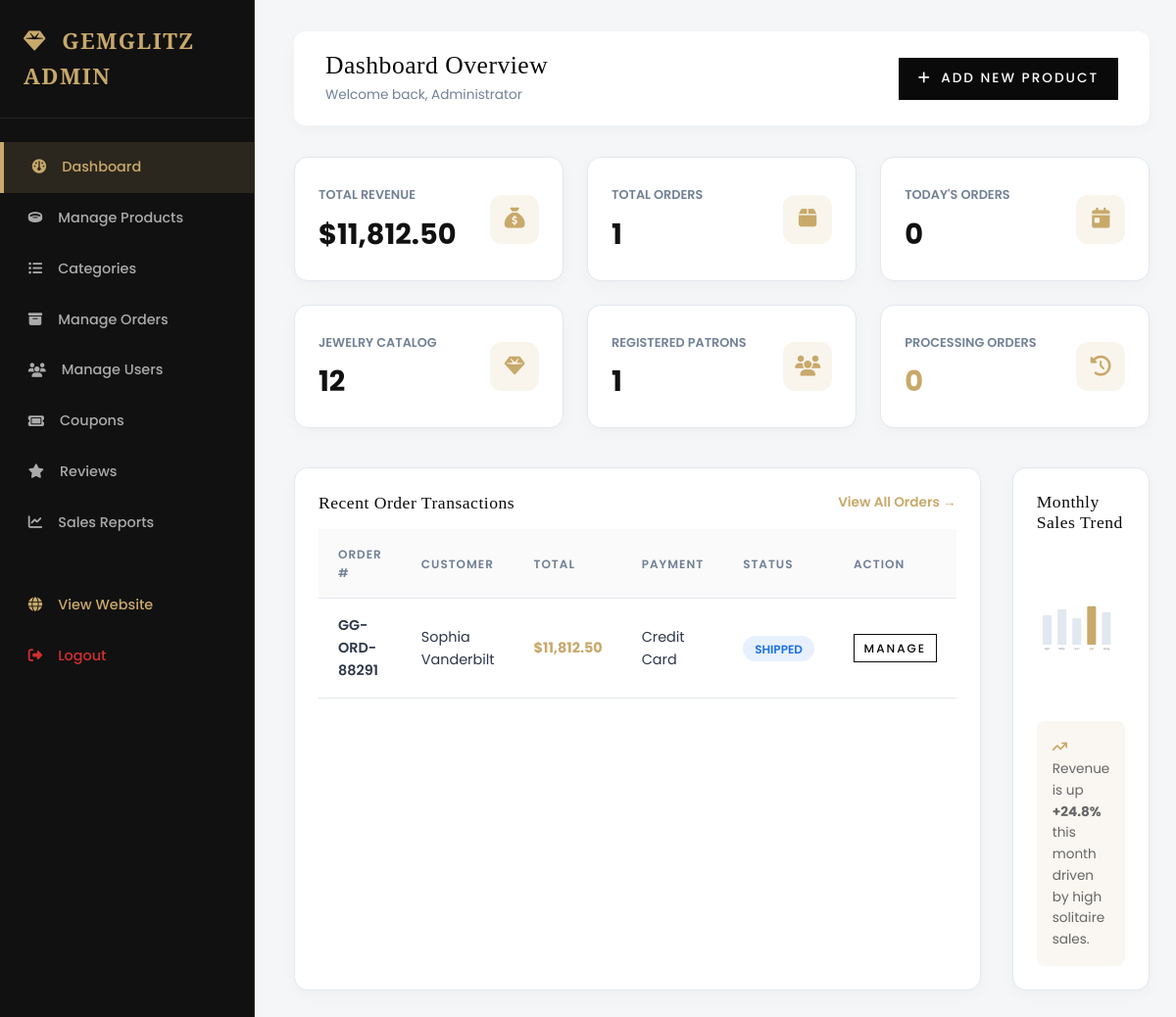
/admin/index.php (signed in), run on the app's committed database.
### tables this page shows
CREATE TABLE `orders` (
  `id` INT AUTO_INCREMENT PRIMARY KEY,
  `order_number` VARCHAR(50) UNIQUE NOT NULL,
  `user_id` INT NOT NULL,
  `total_amount` DECIMAL(10, 2) NOT NULL,
  `discount_amount` DECIMAL(10, 2) DEFAULT 0.00,
  `shipping_fee` DECIMAL(10, 2) DEFAULT 0.00,
  `tax_amount` DECIMAL(10, 2) DEFAULT 0.00,
  `grand_total` DECIMAL(10, 2) NOT NULL,
  `payment_method` VARCHAR(50) NOT NULL,
  `payment_status` ENUM('Pending', 'Paid', 'Failed', 'Refunded') DEFAULT 'Paid',
  `order_status` ENUM('Pending', 'Processing', 'Packed', 'Shipped', 'Delivered', 'Cancelled') DEFAULT 'Processing',
  `shipping_name` VARCHAR(100) NOT NULL,
  `shipping_email` VARCHAR(100) NOT NULL,
  `shipping_phone` VARCHAR(20) NOT NULL,
  `shipping_address` TEXT NOT NULL,
  `shipping_city` VARCHAR(50) NOT NULL,
  `shipping_zip` VARCHAR(20) NOT NULL,
  `notes` TEXT DEFAULT NULL,
  `created_at` DATETIME DEFAULT CURRENT_TIMESTAMP,
  FOREIGN KEY (`user_id`) REFERENCES `users`(`id`) ON DELETE CASCADE
);

CREATE TABLE `users` (
  `id` INT AUTO_INCREMENT PRIMARY KEY,
  `first_name` VARCHAR(50) NOT NULL,
  `last_name` VARCHAR(50) NOT NULL,
  `email` VARCHAR(100) UNIQUE NOT NULL,
  `password` VARCHAR(255) NOT NULL,
  `phone` VARCHAR(20) DEFAULT NULL,
  `address` TEXT DEFAULT NULL,
  `city` VARCHAR(50) DEFAULT NULL,
  `state` VARCHAR(50) DEFAULT NULL,
  `zip` VARCHAR(20) DEFAULT NULL,
  `role` ENUM('admin', 'customer') DEFAULT 'customer',
  `created_at` DATETIME DEFAULT CURRENT_TIMESTAMP
);

### includes/functions.php (called while the page is built, shortened)
<?php
function sanitize($data) {
    return htmlspecialchars(trim($data), ENT_QUOTES, 'UTF-8');
}
function format_price($amount) {
    return '$' . number_format((float)$amount, 2);
}
?>

### admin/index.php (the view, shortened to what this page needs)
<?php
require_once __DIR__ . '/../includes/admin_header.php';
require_once __DIR__ . '/../includes/admin_sidebar.php';
$total_orders = (int)$pdo->query("SELECT COUNT(*) FROM orders")->fetchColumn();
$total_revenue = (float)$pdo->query("SELECT SUM(grand_total) FROM orders WHERE payment_status = 'Paid'")->fetchColumn();
$todays_orders = (int)$pdo->query("SELECT COUNT(*) FROM orders WHERE DATE(created_at) = CURDATE()")->fetchColumn();
$total_products = (int)$pdo->query("SELECT COUNT(*) FROM products")->fetchColumn();
$total_users = (int)$pdo->query("SELECT COUNT(*) FROM users WHERE role = 'customer'")->fetchColumn();
$pending_orders = (int)$pdo->query("SELECT COUNT(*) FROM orders WHERE order_status = 'Pending' OR order_status = 'Processing'")->fetchColumn();
$recent_orders = $pdo->query("SELECT o.*, u.first_name, u.last_name FROM orders o JOIN users u ON o.user_id = u.id ORDER BY o.id DESC LIMIT 5")->fetchAll();
?>
<main class="admin-main">
  <div class="admin-header">
    <div>
      <h2 style="font-size:1.6rem; font-family:'Playfair Display', serif;">Dashboard Overview</h2>
      <span style="font-size:0.85rem; color:#718096;">Welcome back, Administrator</span>
    </div>
    <a href="products.php" class="btn btn-primary" style="padding:0.6rem 1.2rem; font-size:0.85rem;"><i class="fa-solid fa-plus"></i> Add New Product</a>
  </div>
  <div class="metrics-grid">
    <div class="metric-card">
      <div>
        <span style="font-size:0.8rem; color:#718096; text-transform:uppercase; font-weight:600;">Total Revenue</span>
        <div class="metric-val"><?php echo format_price($total_revenue); ?></div>
      </div>
      <div class="metric-icon"><i class="fa-solid fa-sack-dollar"></i></div>
    </div>
    <div class="metric-card">
      <div>
        <span style="font-size:0.8rem; color:#718096; text-transform:uppercase; font-weight:600;">Total Orders</span>
        <div class="metric-val"><?php echo $total_orders; ?></div>
      </div>
      <div class="metric-icon"><i class="fa-solid fa-box"></i></div>
    </div>
    <div class="metric-card">
      <div>
        <span style="font-size:0.8rem; color:#718096; text-transform:uppercase; font-weight:600;">Today's Orders</span>
        <div class="metric-val"><?php echo $todays_orders; ?></div>
      </div>
      <div class="metric-icon"><i class="fa-solid fa-calendar-day"></i></div>
    </div>
    <div class="metric-card">
      <div>
        <span style="font-size:0.8rem; color:#718096; text-transform:uppercase; font-weight:600;">Jewelry Catalog</span>
        <div class="metric-val"><?php echo $total_products; ?></div>
      </div>
      <div class="metric-icon"><i class="fa-solid fa-gem"></i></div>
    </div>
    <div class="metric-card">
      <div>
        <span style="font-size:0.8rem; color:#718096; text-transform:uppercase; font-weight:600;">Registered Patrons</span>
        <div class="metric-val"><?php echo $total_users; ?></div>
      </div>
      <div class="metric-icon"><i class="fa-solid fa-users"></i></div>
    </div>
    <div class="metric-card">
      <div>
        <span style="font-size:0.8rem; color:#718096; text-transform:uppercase; font-weight:600;">Processing Orders</span>
        <div class="metric-val" style="color:var(--admin-primary);"><?php echo $pending_orders; ?></div>
      </div>
      <div class="metric-icon"><i class="fa-solid fa-clock-rotate-left"></i></div>
    </div>
  </div>
  <div style="display:grid; grid-template-columns: 2fr 1fr; gap:2rem;">
    <div class="table-card">
      <div style="display:flex; justify-content:space-between; align-items:center; margin-bottom:1rem;">
        <h3 style="font-size:1.1rem; font-family:'Playfair Display', serif;">Recent Order Transactions</h3>
        <a href="orders.php" style="font-size:0.85rem; color:var(--admin-primary); font-weight:600;">View All Orders &rarr;</a>
      </div>
      <table class="data-table">
        <thead>
          <tr>
            <th>Order #</th>
            <th>Customer</th>
            <th>Total</th>
            <th>Payment</th>
            <th>Status</th>
            <th>Action</th>
          </tr>
        </thead>
        <tbody>
          <?php foreach ($recent_orders as $ro): ?>
            <tr>
              <td style="font-weight:600;"><?php echo sanitize($ro['order_number']); ?></td>
              <td><?php echo sanitize($ro['first_name'] . ' ' . $ro['last_name']); ?></td>
              <td style="font-weight:700; color:var(--admin-primary);"><?php echo format_price($ro['grand_total']); ?></td>
              <td><?php echo sanitize($ro['payment_method']); ?></td>
              <td><span class="badge-status badge-info"><?php echo sanitize($ro['order_status']); ?></span></td>
              <td><a href="orders.php?edit=<?php echo $ro['id']; ?>" class="btn btn-outline" style="padding:0.25rem 0.6rem; font-size:0.75rem;">Manage</a></td>
            </tr>
          <?php endforeach; ?>
        </tbody>
      </table>
    </div>
    <div class="table-card" style="display:flex; flex-direction:column; justify-content:space-between;">
      <h3 style="font-size:1.1rem; font-family:'Playfair Display', serif; margin-bottom:1rem;">Monthly Sales Trend</h3>
      <div style="background:#FAF7F2; padding:1rem; border-radius:8px; font-size:0.85rem; color:#666; margin-top:1rem;">
        <i class="fa-solid fa-arrow-trend-up" style="color:var(--admin-primary);"></i> Revenue is up <strong>+24.8%</strong> this month driven by high solitaire sales.
      </div>
    </div>
  </div>
</main>
</div>
</body>
</html>

### assets/css/style.css (style rules this page uses)
:root { --primary-gold: #C8A96A; --accent-gold: #D4AF37; --gold-subtle: rgba(200, 169, 106, 0.15); --dark-bg: #0A0A0A; --dark-card: #121212; --dark-border: #222222; --white: #FFFFFF; --secondary-bg: #FAFAFA; --gray-text: #666666; --light-gray: #AAAAAA; --border-color: #EEEEEE; --success: #2E7D32; --error: #D32F2F; --font-heading: 'Playfair Display', Georgia, serif; --font-body: 'Poppins', -apple-system, BlinkMacSystemFont, sans-serif; --transition: all 0.35s cubic-bezier(0.16, 1, 0.3, 1); --radius-sm: 4px; --radius-md: 8px; --radius-lg: 16px; }
*, *::before, *::after { box-sizing: border-box; margin: 0; padding: 0; }
html { scroll-behavior: smooth; font-size: 16px; }
body { font-family: var(--font-body); background-color: var(--white); color: var(--dark-bg); line-height: 1.6; overflow-x: hidden; transition: background-color 0.3s ease, color 0.3s ease; }
a { color: inherit; text-decoration: none; transition: var(--transition); }
h1, h2, h3, h4, h5, h6 { font-family: var(--font-heading); font-weight: 400; line-height: 1.2; color: var(--dark-bg); letter-spacing: 0.5px; }
.btn { display: inline-flex; align-items: center; justify-content: center; gap: 0.6rem; padding: 0.85rem 2rem; font-family: var(--font-body); font-weight: 500; font-size: 0.8rem; letter-spacing: 2px; text-transform: uppercase; border-radius: 0; border: 1px solid transparent; cursor: pointer; transition: var(--transition); }
.btn-primary { background: var(--dark-bg); color: var(--white); border: 1px solid var(--dark-bg); }
.btn-outline { background: transparent; border: 1px solid var(--dark-bg); color: var(--dark-bg); }

### assets/css/admin.css (style rules this page uses)
:root { --admin-sidebar-w: 260px; --admin-bg: #F4F6F8; --admin-sidebar-bg: #111111; --admin-card-bg: #FFFFFF; --admin-border: #E3E8EE; --admin-primary: #C8A96A; --admin-text: #2D3748; }
body.admin-body { background-color: var(--admin-bg); font-family: 'Poppins', sans-serif; color: var(--admin-text); margin: 0; }
.admin-main { margin-left: var(--admin-sidebar-w); flex-grow: 1; padding: 2rem 2.5rem; }
.admin-header { display: flex; align-items: center; justify-content: space-between; margin-bottom: 2rem; background: #FFFFFF; padding: 1.25rem 2rem; border-radius: 12px; box-shadow: 0 4px 15px rgba(0,0,0,0.03); }
.metrics-grid { display: grid; grid-template-columns: repeat(auto-fit, minmax(220px, 1fr)); gap: 1.5rem; margin-bottom: 2.5rem; }
.metric-card { background: #FFFFFF; border-radius: 14px; padding: 1.5rem; box-shadow: 0 4px 15px rgba(0,0,0,0.03); border: 1px solid var(--admin-border); display: flex; align-items: center; justify-content: space-between; }
.metric-val { font-size: 1.8rem; font-weight: 700; color: #111111; margin-top: 0.3rem; }
.metric-icon { width: 50px; height: 50px; border-radius: 12px; background: rgba(200, 169, 106, 0.12); color: var(--admin-primary); display: flex; align-items: center; justify-content: center; font-size: 1.3rem; }
.table-card { background: #FFFFFF; border-radius: 14px; padding: 1.5rem; box-shadow: 0 4px 15px rgba(0,0,0,0.03); border: 1px solid var(--admin-border); }
.data-table { width: 100%; border-collapse: collapse; margin-top: 1rem; }
.data-table th, .data-table td { padding: 1rem 1.25rem; text-align: left; border-bottom: 1px solid var(--admin-border); font-size: 0.9rem; }
.data-table th { background: #FAFAFA; font-weight: 600; text-transform: uppercase; font-size: 0.75rem; letter-spacing: 1px; color: #718096; }
.badge-status { padding: 0.3rem 0.75rem; border-radius: 50px; font-size: 0.75rem; font-weight: 600; text-transform: uppercase; }
.badge-info { background: #E8F0FE; color: #1A73E8; }

### data on the page
orders: order_number "GG-ORD-88291", user.last_name "Sophia Vanderbilt", grand_total "$11,812.50", payment_method "Credit Card", order_status "SHIPPED"

### other printed values
format_price($total_revenue) "$11,812.50"
$total_orders "1"
$todays_orders "0"
$total_products "12"
$total_users "1"
$pending_orders "0"
